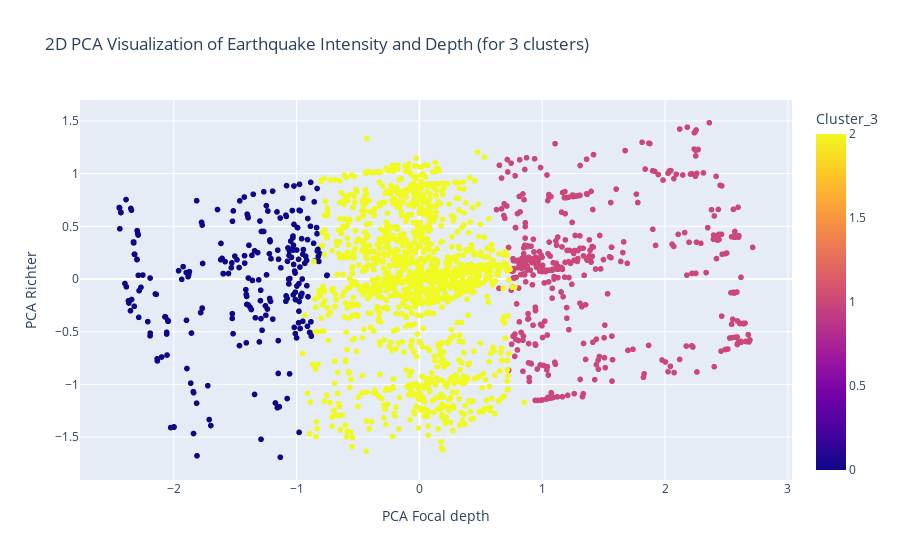

The notebook cell this image was saved under:
### Code cell
fig = px.scatter(
    df,
    x='pca_x',
    y='pca_y',
    color='Cluster_3',
    title="2D PCA Visualization of Earthquake Intensity and Depth (for 3 clusters)",
    labels={'pca_x': 'PCA Focal depth', 'pca_y': 'PCA Richter'},
    hover_data=['Focal depth', 'Richter']
)
fig.show()

### Figure 1 — Plotly figure (JSON) as saved in the notebook; plotly's stock layout.template omitted (floating-point values rounded to 4 significant figures; data arrays with more than 128 entries replaced by an {"elided": "..."} marker saying what was removed)
{"data": [{"customdata": {"elided": "2178x2 float values"}, "hovertemplate": "PCA Focal depth=%{x}<br>PCA Richter=%{y}<br>Focal depth=%{customdata[0]}<br>Richter=%{customdata[1]}<br>Cluster_3=%{marker.color}<extra></extra>", "legendgroup": "", "marker": {"color": {"elided": "2178 int values"}, "coloraxis": "coloraxis", "symbol": "circle"}, "mode": "markers", "name": "", "showlegend": false, "type": "scattergl", "x": {"elided": "2178 float values"}, "xaxis": "x", "y": {"elided": "2178 float values"}, "yaxis": "y"}], "layout": {"coloraxis": {"colorbar": {"title": {"text": "Cluster_3"}}, "colorscale": [[0, "#0d0887"], [0.1111, "#46039f"], [0.2222, "#7201a8"], [0.3333, "#9c179e"], [0.4444, "#bd3786"], [0.5556, "#d8576b"], [0.6667, "#ed7953"], [0.7778, "#fb9f3a"], [0.8889, "#fdca26"], [1, "#f0f921"]]}, "legend": {"tracegroupgap": 0}, "title": {"text": "2D PCA Visualization of Earthquake Intensity and Depth (for 3 clusters)"}, "xaxis": {"anchor": "y", "domain": [0, 1], "title": {"text": "PCA Focal depth"}}, "yaxis": {"anchor": "x", "domain": [0, 1], "title": {"text": "PCA Richter"}}}}
